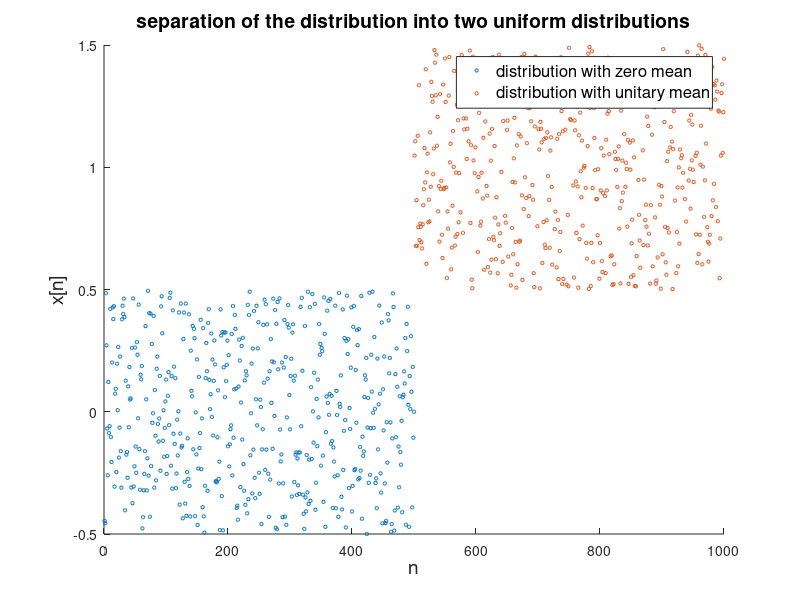

Write the MATLAB code that produced this figure.
%% Assignment 1: Exercise 3.3
% limits of the y-axis of both distributions
a = -0.5;
c = 1.5;
d = 0.5;
b = 0.5;
% the two distributions
v1 = (b-a).*rand(500, 1) + a;
v2 = (c-d).*rand(500, 1) + d;
% time vectors for each distribution
temp1 = [1:1:500];
temp2 = [501:1:1000];
figure(1)
scatter(temp1, v1, 6)
hold on
scatter(temp2, v2, 6)
title('separation of the distribution into two uniform distributions','FontSize',14)
xlabel('n','FontSize',14)
ylabel('x[n]','FontSize',14)
legend('distribution with zero mean','distribution with unitary mean','FontSize',12)